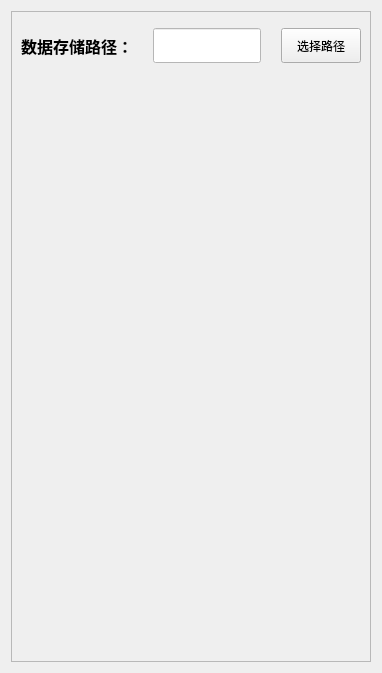
           <widget class="QWidget" name="page">
            <property name="styleSheet">
             <string notr="true"/>
            </property>
            <layout class="QVBoxLayout" name="verticalLayout_3">
             <item>
              <widget class="QFrame" name="frame">
               <property name="frameShape">
                <enum>QFrame::StyledPanel</enum>
               </property>
               <property name="frameShadow">
                <enum>QFrame::Raised</enum>
               </property>
               <layout class="QVBoxLayout" name="verticalLayout_4">
                <property name="spacing">
                 <number>20</number>
                </property>
                <item>
                 <layout class="QHBoxLayout" name="horizontalLayout_3">
                  <item>
                   <widget class="QLabel" name="label_9">
                    <property name="minimumSize">
                     <size>
                      <width>0</width>
                      <height>50</height>
                     </size>
                    </property>
                    <property name="styleSheet">
                     <string notr="true">	font-size: 16px;
	font-family: &quot;Microsoft YaHei&quot;;
font-weight: bold;</string>
                    </property>
                    <property name="text">
                     <string>数据存储路径：</string>
                    </property>
                   </widget>
                  </item>
                  <item>
                   <widget class="QLineEdit" name="data_path">
                    <property name="minimumSize">
                     <size>
                      <width>0</width>
                      <height>35</height>
                     </size>
                    </property>
                    <property name="styleSheet">
                     <string notr="true">background:rgb(255,255,255)
</string>
                    </property>
                   </widget>
                  </item>
                  <item>
                   <widget class="QPushButton" name="path_button">
                    <property name="minimumSize">
                     <size>
                      <width>0</width>
                      <height>35</height>
                     </size>
                    </property>
                    <property name="text">
                     <string>选择路径</string>
                    </property>
                   </widget>
                  </item>
                 </layout>
                </item>
                <item>
                 <spacer name="verticalSpacer">
                  <property name="orientation">
                   <enum>Qt::Vertical</enum>
                  </property>
                  <property name="sizeHint" stdset="0">
                   <size>
                    <width>20</width>
                    <height>581</height>
                   </size>
                  </property>
                 </spacer>
                </item>
               </layout>
              </widget>
             </item>
            </layout>
           </widget>
